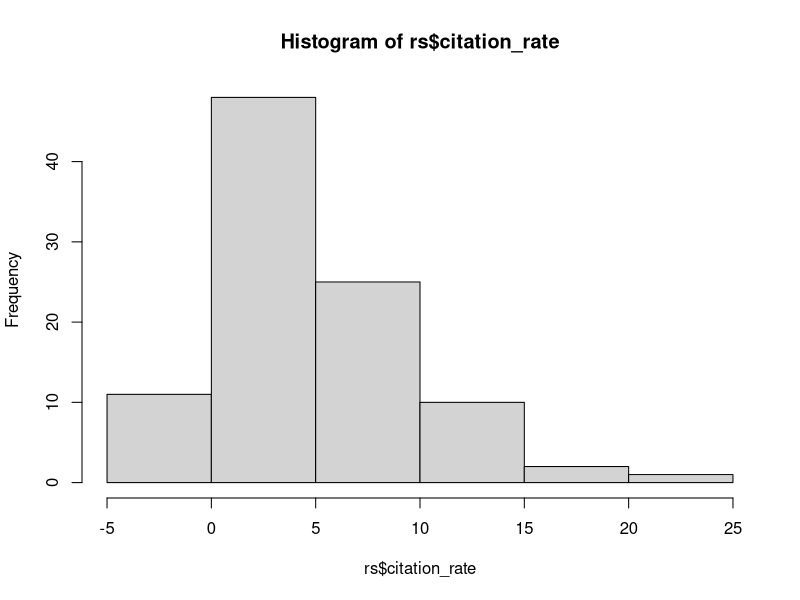
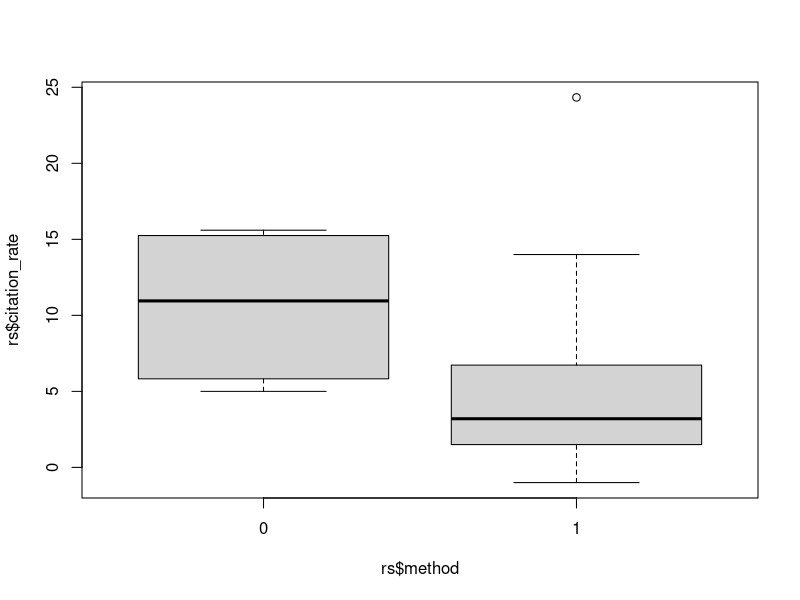

The R script that drew these images, in order:


library(readxl)


rs <- read_excel("pia_data.xlsx")


## IS THERE A LINK TO THE TOOL ?
rs$link_alive[rs$link_alive == -1] <- "no link"
rs$link_alive[rs$link_alive == 1] <- "working link"
rs$link_alive[rs$link_alive == 0] <- "broken link"
table(rs$link_alive)



## HOW WAS THE TOOL VALIDATED ?
table(rs$validation_type)


## HOW MANY IMAGES WERE USED FOR THE VALIDATION ?
rs$image_class <- "-1"
rs$image_class[rs$image_number == 0 ] <- "0"
rs$image_class[rs$image_number > 0 & rs$image_number < 50] <- "50"
rs$image_class[rs$image_number > 50 & rs$image_number < 100] <- "100"
rs$image_class[rs$image_number > 100 & rs$image_number < 1000] <- "1000"
rs$image_class[rs$image_number > 1000] <- "1000+"
rs$image_class[is.na(rs$image_number)] <- NA

table(rs$image_class)



## WHERE THESE IMAGE RELEASED?
table(rs$image_available)


## WHAT WAS THE LICENCE FOR THE SOFTWARE?
rs$licence[grepl("open", rs$licence)] <- "open-source"
rs$licence[grepl("free", rs$licence)] <- "freeware"
rs$licence[grepl("demand", rs$licence)] <- "on-demand"
table(rs$licence)

## WAS THE PAPER PUBLISHED IN OPEN ACCESS?
table(rs$open_access)

## WHAT IS THE CITATION RATE FOR THE PAPERS
rs$citation_rate <- rs$cites / (2017-rs$year)
summary(rs$citation_rate)
hist(rs$citation_rate)

boxplot(rs$citation_rate ~ rs$method)
fit <- aov(rs$citation_rate ~ rs$method)
summary(fit)


############################################################
######    RESULTS FROM THE SURVEY
############################################################


survey <- read_excel("pia_responses.xlsx")


message(paste0(nrow(rs)-nrow(survey), " / ", nrow(survey)))

# HOW WAS THE TOOL DEVELOPPED ?
table(survey$developped)


# WHO WAS THE TOOL DEVELOPPER ?
table(survey$permanent)

# IS THE TOOL STILL MAINTAINED?
table(survey$maintained)


